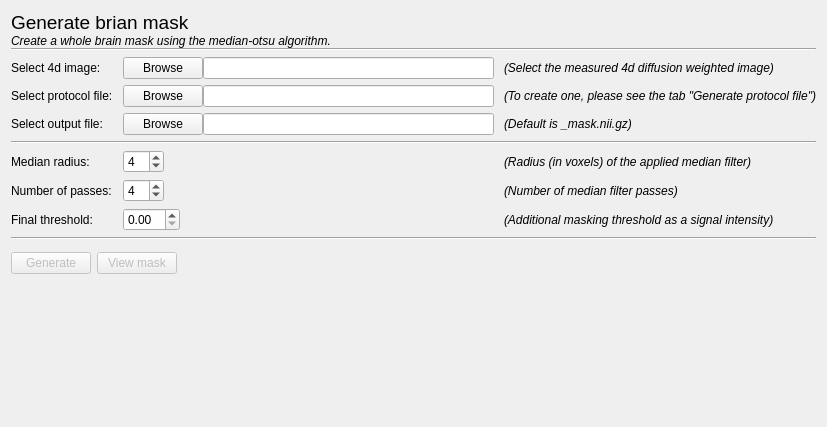
<?xml version="1.0" encoding="UTF-8"?>
<ui version="4.0">
 <class>GenerateBrainMaskTabContent</class>
 <widget class="QWidget" name="GenerateBrainMaskTabContent">
  <property name="geometry">
   <rect>
    <x>0</x>
    <y>0</y>
    <width>827</width>
    <height>427</height>
   </rect>
  </property>
  <property name="windowTitle">
   <string>Form</string>
  </property>
  <layout class="QVBoxLayout" name="verticalLayout">
   <property name="topMargin">
    <number>11</number>
   </property>
   <item>
    <layout class="QVBoxLayout" name="verticalLayout_2">
     <property name="spacing">
      <number>0</number>
     </property>
     <item>
      <widget class="QLabel" name="label">
       <property name="font">
        <font>
         <pointsize>14</pointsize>
        </font>
       </property>
       <property name="text">
        <string>Generate brian mask</string>
       </property>
      </widget>
     </item>
     <item>
      <widget class="QLabel" name="label_2">
       <property name="font">
        <font>
         <italic>true</italic>
        </font>
       </property>
       <property name="text">
        <string>Create a whole brain mask using the median-otsu algorithm.</string>
       </property>
      </widget>
     </item>
     <item>
      <widget class="Line" name="line">
       <property name="frameShadow">
        <enum>QFrame::Sunken</enum>
       </property>
       <property name="lineWidth">
        <number>1</number>
       </property>
       <property name="orientation">
        <enum>Qt::Horizontal</enum>
       </property>
      </widget>
     </item>
    </layout>
   </item>
   <item>
    <layout class="QGridLayout" name="gridLayout" rowstretch="0,0,0,0,0,0,0">
     <property name="sizeConstraint">
      <enum>QLayout::SetDefaultConstraint</enum>
     </property>
     <property name="horizontalSpacing">
      <number>10</number>
     </property>
     <item row="1" column="2">
      <widget class="QLabel" name="label_5">
       <property name="font">
        <font>
         <italic>true</italic>
        </font>
       </property>
       <property name="text">
        <string>(To create one, please see the tab &quot;Generate protocol file&quot;)</string>
       </property>
      </widget>
     </item>
     <item row="5" column="0">
      <widget class="QLabel" name="label_12">
       <property name="text">
        <string>Number of passes:</string>
       </property>
      </widget>
     </item>
     <item row="0" column="1">
      <layout class="QHBoxLayout" name="horizontalLayout_2">
       <item>
        <widget class="QPushButton" name="selectImageButton">
         <property name="text">
          <string>Browse</string>
         </property>
        </widget>
       </item>
       <item>
        <widget class="QLineEdit" name="selectedImageText">
         <property name="text">
          <string/>
         </property>
        </widget>
       </item>
      </layout>
     </item>
     <item row="0" column="2">
      <widget class="QLabel" name="label_4">
       <property name="font">
        <font>
         <italic>true</italic>
        </font>
       </property>
       <property name="text">
        <string>(Select the measured 4d diffusion weighted image)</string>
       </property>
      </widget>
     </item>
     <item row="4" column="1">
      <layout class="QHBoxLayout" name="horizontalLayout_4">
       <property name="leftMargin">
        <number>0</number>
       </property>
       <property name="rightMargin">
        <number>0</number>
       </property>
       <item>
        <widget class="QSpinBox" name="medianRadiusInput">
         <property name="minimum">
          <number>1</number>
         </property>
         <property name="value">
          <number>4</number>
         </property>
        </widget>
       </item>
       <item>
        <spacer name="horizontalSpacer_2">
         <property name="orientation">
          <enum>Qt::Horizontal</enum>
         </property>
         <property name="sizeHint" stdset="0">
          <size>
           <width>40</width>
           <height>20</height>
          </size>
         </property>
        </spacer>
       </item>
      </layout>
     </item>
     <item row="2" column="1">
      <layout class="QHBoxLayout" name="horizontalLayout_3">
       <property name="topMargin">
        <number>0</number>
       </property>
       <item>
        <widget class="QPushButton" name="selectOutputButton">
         <property name="text">
          <string>Browse</string>
         </property>
        </widget>
       </item>
       <item>
        <widget class="QLineEdit" name="selectedOutputText"/>
       </item>
      </layout>
     </item>
     <item row="2" column="0">
      <widget class="QLabel" name="label_8">
       <property name="text">
        <string>Select output file:</string>
       </property>
      </widget>
     </item>
     <item row="4" column="0">
      <widget class="QLabel" name="label_11">
       <property name="text">
        <string>Median radius:</string>
       </property>
      </widget>
     </item>
     <item row="1" column="1">
      <layout class="QHBoxLayout" name="horizontalLayout_5">
       <item>
        <widget class="QPushButton" name="selectProtocolButton">
         <property name="text">
          <string>Browse</string>
         </property>
        </widget>
       </item>
       <item>
        <widget class="QLineEdit" name="selectedProtocolText"/>
       </item>
      </layout>
     </item>
     <item row="3" column="0" colspan="3">
      <widget class="Line" name="line_3">
       <property name="orientation">
        <enum>Qt::Horizontal</enum>
       </property>
      </widget>
     </item>
     <item row="2" column="2">
      <widget class="QLabel" name="label_10">
       <property name="font">
        <font>
         <italic>true</italic>
        </font>
       </property>
       <property name="text">
        <string>(Default is &lt;volume_name&gt;_mask.nii.gz)</string>
       </property>
      </widget>
     </item>
     <item row="0" column="0">
      <widget class="QLabel" name="label_6">
       <property name="text">
        <string>Select 4d image:</string>
       </property>
      </widget>
     </item>
     <item row="1" column="0">
      <widget class="QLabel" name="label_3">
       <property name="minimumSize">
        <size>
         <width>0</width>
         <height>0</height>
        </size>
       </property>
       <property name="text">
        <string>Select protocol file:</string>
       </property>
      </widget>
     </item>
     <item row="6" column="0">
      <widget class="QLabel" name="label_13">
       <property name="text">
        <string>Final threshold:</string>
       </property>
      </widget>
     </item>
     <item row="5" column="1">
      <layout class="QHBoxLayout" name="horizontalLayout_6">
       <item>
        <widget class="QSpinBox" name="numberOfPassesInput">
         <property name="minimum">
          <number>1</number>
         </property>
         <property name="value">
          <number>4</number>
         </property>
        </widget>
       </item>
       <item>
        <spacer name="horizontalSpacer_3">
         <property name="orientation">
          <enum>Qt::Horizontal</enum>
         </property>
         <property name="sizeHint" stdset="0">
          <size>
           <width>40</width>
           <height>20</height>
          </size>
         </property>
        </spacer>
       </item>
      </layout>
     </item>
     <item row="6" column="1">
      <layout class="QHBoxLayout" name="horizontalLayout_7">
       <item>
        <widget class="QDoubleSpinBox" name="finalThresholdInput"/>
       </item>
       <item>
        <spacer name="horizontalSpacer_4">
         <property name="orientation">
          <enum>Qt::Horizontal</enum>
         </property>
         <property name="sizeHint" stdset="0">
          <size>
           <width>40</width>
           <height>20</height>
          </size>
         </property>
        </spacer>
       </item>
      </layout>
     </item>
     <item row="4" column="2">
      <widget class="QLabel" name="label_14">
       <property name="font">
        <font>
         <italic>true</italic>
        </font>
       </property>
       <property name="text">
        <string>(Radius (in voxels) of the applied median filter)</string>
       </property>
      </widget>
     </item>
     <item row="5" column="2">
      <widget class="QLabel" name="label_15">
       <property name="font">
        <font>
         <italic>true</italic>
        </font>
       </property>
       <property name="text">
        <string>(Number of median filter passes)</string>
       </property>
      </widget>
     </item>
     <item row="6" column="2">
      <widget class="QLabel" name="label_16">
       <property name="font">
        <font>
         <italic>true</italic>
        </font>
       </property>
       <property name="text">
        <string>(Additional masking threshold as a signal intensity)</string>
       </property>
      </widget>
     </item>
    </layout>
   </item>
   <item>
    <widget class="Line" name="line_2">
     <property name="orientation">
      <enum>Qt::Horizontal</enum>
     </property>
    </widget>
   </item>
   <item>
    <layout class="QHBoxLayout" name="horizontalLayout">
     <property name="topMargin">
      <number>6</number>
     </property>
     <property name="bottomMargin">
      <number>0</number>
     </property>
     <item>
      <widget class="QPushButton" name="generateButton">
       <property name="enabled">
        <bool>false</bool>
       </property>
       <property name="text">
        <string>Generate</string>
       </property>
      </widget>
     </item>
     <item>
      <widget class="QPushButton" name="viewButton">
       <property name="enabled">
        <bool>false</bool>
       </property>
       <property name="text">
        <string>View mask</string>
       </property>
      </widget>
     </item>
     <item>
      <spacer name="horizontalSpacer">
       <property name="orientation">
        <enum>Qt::Horizontal</enum>
       </property>
       <property name="sizeHint" stdset="0">
        <size>
         <width>40</width>
         <height>20</height>
        </size>
       </property>
      </spacer>
     </item>
    </layout>
   </item>
   <item>
    <spacer name="verticalSpacer">
     <property name="orientation">
      <enum>Qt::Vertical</enum>
     </property>
     <property name="sizeHint" stdset="0">
      <size>
       <width>20</width>
       <height>40</height>
      </size>
     </property>
    </spacer>
   </item>
  </layout>
 </widget>
 <resources/>
 <connections/>
</ui>
